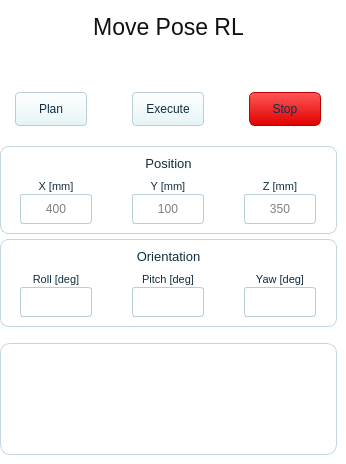
      <widget class="QWidget" name="tabMovePoseRL">
       <property name="styleSheet">
        <string>background:transparent; border:0px;</string>
       </property>
       <attribute name="title">
        <string>Move Pose RL</string>
       </attribute>
      <widget class="QLabel" name="lblMovePoseRLTitle">
       <property name="geometry">
        <rect>
         <x>0</x>
         <y>6</y>
         <width>337</width>
         <height>42</height>
        </rect>
       </property>
       <property name="font">
        <font>
         <family>Arial</family>
         <pointsize>17</pointsize>
        </font>
       </property>
       <property name="styleSheet">
        <string>background:transparent; color:#111111; border:0px;</string>
       </property>
       <property name="text">
        <string>Move Pose RL</string>
       </property>
       <property name="alignment">
        <set>Qt::AlignCenter</set>
       </property>
      </widget>
      <widget class="QPushButton" name="btnRLPlan">
       <property name="geometry">
        <rect>
         <x>15</x>
         <y>92</y>
         <width>72</width>
         <height>34</height>
        </rect>
       </property>
       <property name="font">
        <font>
         <family>Arial</family>
         <pointsize>9</pointsize>
        </font>
       </property>
       <property name="styleSheet">
        <string>QPushButton{background:qlineargradient(x1:0,y1:0,x2:0,y2:1, stop:0 #ffffff, stop:1 #e6f4f7); color:#102d3d; border:1px solid #b8cfd8; border-radius:4px;} QPushButton:pressed{background:#cdebf0;}</string>
       </property>
       <property name="text">
        <string>Plan</string>
       </property>
      </widget>
      <widget class="QPushButton" name="btnRLExecute">
       <property name="geometry">
        <rect>
         <x>132</x>
         <y>92</y>
         <width>72</width>
         <height>34</height>
        </rect>
       </property>
       <property name="font">
        <font>
         <family>Arial</family>
         <pointsize>9</pointsize>
        </font>
       </property>
       <property name="styleSheet">
        <string>QPushButton{background:qlineargradient(x1:0,y1:0,x2:0,y2:1, stop:0 #ffffff, stop:1 #e6f4f7); color:#102d3d; border:1px solid #b8cfd8; border-radius:4px;} QPushButton:pressed{background:#cdebf0;}</string>
       </property>
       <property name="text">
        <string>Execute</string>
       </property>
      </widget>
      <widget class="QPushButton" name="btnRLStop">
       <property name="geometry">
        <rect>
         <x>249</x>
         <y>92</y>
         <width>72</width>
         <height>34</height>
        </rect>
       </property>
       <property name="font">
        <font>
         <family>Arial</family>
         <pointsize>9</pointsize>
        </font>
       </property>
       <property name="styleSheet">
        <string>QPushButton{background:qlineargradient(x1:0,y1:0,x2:0,y2:1, stop:0 #ff5757, stop:1 #e00000); color:#00334f; border:1px solid #b80000; border-radius:6px;} QPushButton:pressed{background:#c50000;}</string>
       </property>
       <property name="text">
        <string>Stop</string>
       </property>
      </widget>
      <widget class="QFrame" name="rlPosePositionGroup">
       <property name="geometry">
        <rect>
         <x>0</x>
         <y>146</y>
         <width>337</width>
         <height>88</height>
        </rect>
       </property>
       <property name="styleSheet">
        <string>QFrame{background:rgba(255,255,255,220); border:1px solid #c1d7df; border-radius:8px;}</string>
       </property>
      <widget class="QLabel" name="rlPosePositionTitle">
       <property name="geometry">
        <rect>
         <x>0</x>
         <y>5</y>
         <width>337</width>
         <height>24</height>
        </rect>
       </property>
       <property name="font">
        <font>
         <family>Arial</family>
         <pointsize>10</pointsize>
        </font>
       </property>
       <property name="styleSheet">
        <string>background:transparent; color:#102d3d; border:0px;</string>
       </property>
       <property name="text">
        <string>Position</string>
       </property>
       <property name="alignment">
        <set>Qt::AlignCenter</set>
       </property>
      </widget>
      <widget class="QLabel" name="rlPosePositionX_label">
       <property name="geometry">
        <rect>
         <x>20</x>
         <y>32</y>
         <width>72</width>
         <height>16</height>
        </rect>
       </property>
       <property name="font">
        <font>
         <family>Arial</family>
         <pointsize>8</pointsize>
        </font>
       </property>
       <property name="styleSheet">
        <string>background:transparent; color:#102d3d; border:0px;</string>
       </property>
       <property name="text">
        <string>X [mm]</string>
       </property>
       <property name="alignment">
        <set>Qt::AlignCenter</set>
       </property>
      </widget>
      <widget class="QLineEdit" name="rlPosePositionX">
       <property name="geometry">
        <rect>
         <x>20</x>
         <y>48</y>
         <width>72</width>
         <height>30</height>
        </rect>
       </property>
       <property name="styleSheet">
        <string>QLineEdit{background:white; color:black; border-radius:3px; border:1px solid #b8cfd8; padding-left:3px; padding-right:3px; selection-background-color:#00a6c7;}</string>
       </property>
      <property name="alignment">
       <set>Qt::AlignCenter</set>
      </property>
      <property name="placeholderText">
       <string>400</string>
      </property>
      </widget>
      <widget class="QLabel" name="rlPosePositionY_label">
       <property name="geometry">
        <rect>
         <x>132</x>
         <y>32</y>
         <width>72</width>
         <height>16</height>
        </rect>
       </property>
       <property name="font">
        <font>
         <family>Arial</family>
         <pointsize>8</pointsize>
        </font>
       </property>
       <property name="styleSheet">
        <string>background:transparent; color:#102d3d; border:0px;</string>
       </property>
       <property name="text">
        <string>Y [mm]</string>
       </property>
       <property name="alignment">
        <set>Qt::AlignCenter</set>
       </property>
      </widget>
      <widget class="QLineEdit" name="rlPosePositionY">
       <property name="geometry">
        <rect>
         <x>132</x>
         <y>48</y>
         <width>72</width>
         <height>30</height>
        </rect>
       </property>
       <property name="styleSheet">
        <string>QLineEdit{background:white; color:black; border-radius:3px; border:1px solid #b8cfd8; padding-left:3px; padding-right:3px; selection-background-color:#00a6c7;}</string>
       </property>
      <property name="alignment">
       <set>Qt::AlignCenter</set>
      </property>
      <property name="placeholderText">
       <string>100</string>
      </property>
      </widget>
      <widget class="QLabel" name="rlPosePositionZ_label">
       <property name="geometry">
        <rect>
         <x>244</x>
         <y>32</y>
         <width>72</width>
         <height>16</height>
        </rect>
       </property>
       <property name="font">
        <font>
         <family>Arial</family>
         <pointsize>8</pointsize>
        </font>
       </property>
       <property name="styleSheet">
        <string>background:transparent; color:#102d3d; border:0px;</string>
       </property>
       <property name="text">
        <string>Z [mm]</string>
       </property>
       <property name="alignment">
        <set>Qt::AlignCenter</set>
       </property>
      </widget>
      <widget class="QLineEdit" name="rlPosePositionZ">
       <property name="geometry">
        <rect>
         <x>244</x>
         <y>48</y>
         <width>72</width>
         <height>30</height>
        </rect>
       </property>
       <property name="styleSheet">
        <string>QLineEdit{background:white; color:black; border-radius:3px; border:1px solid #b8cfd8; padding-left:3px; padding-right:3px; selection-background-color:#00a6c7;}</string>
       </property>
      <property name="alignment">
       <set>Qt::AlignCenter</set>
      </property>
      <property name="placeholderText">
       <string>350</string>
      </property>
      </widget>
      </widget>
      <widget class="QFrame" name="rlPoseOrientationGroup">
       <property name="geometry">
        <rect>
         <x>0</x>
         <y>239</y>
         <width>337</width>
         <height>88</height>
        </rect>
       </property>
       <property name="styleSheet">
        <string>QFrame{background:rgba(255,255,255,220); border:1px solid #c1d7df; border-radius:8px;}</string>
       </property>
      <widget class="QLabel" name="rlPoseOrientationTitle">
       <property name="geometry">
        <rect>
         <x>0</x>
         <y>5</y>
         <width>337</width>
         <height>24</height>
        </rect>
       </property>
       <property name="font">
        <font>
         <family>Arial</family>
         <pointsize>10</pointsize>
        </font>
       </property>
       <property name="styleSheet">
        <string>background:transparent; color:#102d3d; border:0px;</string>
       </property>
       <property name="text">
        <string>Orientation</string>
       </property>
       <property name="alignment">
        <set>Qt::AlignCenter</set>
       </property>
      </widget>
      <widget class="QLabel" name="rlPoseOrientationRoll_label">
       <property name="geometry">
        <rect>
         <x>20</x>
         <y>32</y>
         <width>72</width>
         <height>16</height>
        </rect>
       </property>
       <property name="font">
        <font>
         <family>Arial</family>
         <pointsize>8</pointsize>
        </font>
       </property>
       <property name="styleSheet">
        <string>background:transparent; color:#102d3d; border:0px;</string>
       </property>
       <property name="text">
        <string>Roll [deg]</string>
       </property>
       <property name="alignment">
        <set>Qt::AlignCenter</set>
       </property>
      </widget>
      <widget class="QLineEdit" name="rlPoseOrientationRoll">
       <property name="geometry">
        <rect>
         <x>20</x>
         <y>48</y>
         <width>72</width>
         <height>30</height>
        </rect>
       </property>
       <property name="styleSheet">
        <string>QLineEdit{background:white; color:black; border-radius:3px; border:1px solid #b8cfd8; padding-left:3px; padding-right:3px; selection-background-color:#00a6c7;}</string>
       </property>
       <property name="alignment">
        <set>Qt::AlignCenter</set>
       </property>
      </widget>
      <widget class="QLabel" name="rlPoseOrientationPitch_label">
       <property name="geometry">
        <rect>
         <x>132</x>
         <y>32</y>
         <width>72</width>
         <height>16</height>
        </rect>
       </property>
       <property name="font">
        <font>
         <family>Arial</family>
         <pointsize>8</pointsize>
        </font>
       </property>
       <property name="styleSheet">
        <string>background:transparent; color:#102d3d; border:0px;</string>
       </property>
       <property name="text">
        <string>Pitch [deg]</string>
       </property>
       <property name="alignment">
        <set>Qt::AlignCenter</set>
       </property>
      </widget>
      <widget class="QLineEdit" name="rlPoseOrientationPitch">
       <property name="geometry">
        <rect>
         <x>132</x>
         <y>48</y>
         <width>72</width>
         <height>30</height>
        </rect>
       </property>
       <property name="styleSheet">
        <string>QLineEdit{background:white; color:black; border-radius:3px; border:1px solid #b8cfd8; padding-left:3px; padding-right:3px; selection-background-color:#00a6c7;}</string>
       </property>
       <property name="alignment">
        <set>Qt::AlignCenter</set>
       </property>
      </widget>
      <widget class="QLabel" name="rlPoseOrientationYaw_label">
       <property name="geometry">
        <rect>
         <x>244</x>
         <y>32</y>
         <width>72</width>
         <height>16</height>
        </rect>
       </property>
       <property name="font">
        <font>
         <family>Arial</family>
         <pointsize>8</pointsize>
        </font>
       </property>
       <property name="styleSheet">
        <string>background:transparent; color:#102d3d; border:0px;</string>
       </property>
       <property name="text">
        <string>Yaw [deg]</string>
       </property>
       <property name="alignment">
        <set>Qt::AlignCenter</set>
       </property>
      </widget>
      <widget class="QLineEdit" name="rlPoseOrientationYaw">
       <property name="geometry">
        <rect>
         <x>244</x>
         <y>48</y>
         <width>72</width>
         <height>30</height>
        </rect>
       </property>
       <property name="styleSheet">
        <string>QLineEdit{background:white; color:black; border-radius:3px; border:1px solid #b8cfd8; padding-left:3px; padding-right:3px; selection-background-color:#00a6c7;}</string>
       </property>
       <property name="alignment">
        <set>Qt::AlignCenter</set>
       </property>
      </widget>
      </widget>
      <widget class="QFrame" name="rlPosePreviewGroup">
       <property name="geometry">
        <rect>
         <x>0</x>
         <y>343</y>
         <width>337</width>
         <height>112</height>
        </rect>
       </property>
       <property name="styleSheet">
        <string>QFrame{background:rgba(255,255,255,235); border:1px solid #c1d7df; border-radius:10px;}</string>
       </property>
      <widget class="QLabel" name="rlPosePreviewGroupLabel">
       <property name="geometry">
        <rect>
         <x>0</x>
         <y>0</y>
         <width>337</width>
         <height>112</height>
        </rect>
       </property>
       <property name="font">
        <font>
         <family>Arial</family>
         <pointsize>14</pointsize>
        </font>
       </property>
       <property name="styleSheet">
        <string>background:transparent; color:black; border:0px;</string>
       </property>
       <property name="text">
        <string></string>
       </property>
       <property name="alignment">
        <set>Qt::AlignCenter</set>
       </property>
      </widget>
      </widget>
      </widget>
